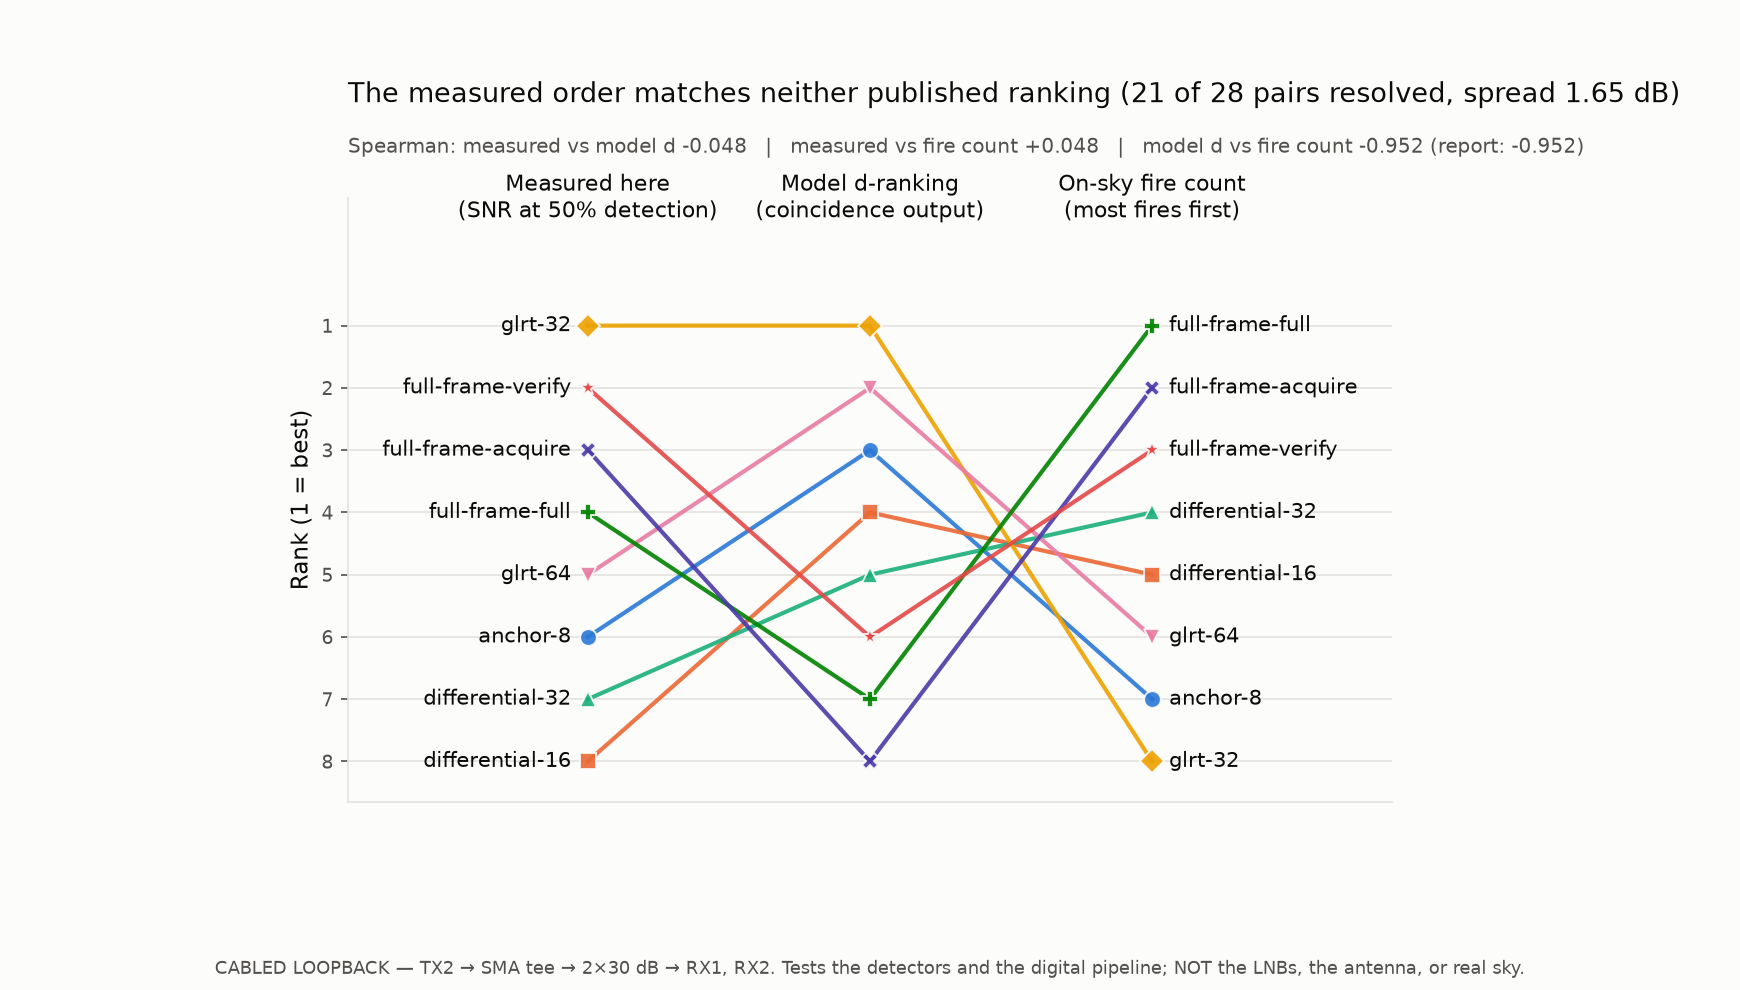

Generate this figure with Python:
"""Three orderings of the same eight detectors, one of them finally measured.

Left column: this experiment's ranking, by the SNR at which each detector
reaches 50% detection of a signal that was put there on purpose.
Middle: the coincidence model's d-ranking, a model output.
Right: the raw on-sky fire count, which the report itself says cannot rank.

Reads as a bump chart because the question is about ORDER, and because the
underlying quantities are in three incompatible units -- dB, a probability, and
a share of sky -- so plotting their values on one axis would be meaningless.
"""
from __future__ import annotations

import json
from pathlib import Path
import sys

import numpy as np

HERE = Path(__file__).resolve().parent
sys.path.insert(0, str(HERE))
sys.path.insert(0, str(HERE.parent))
import analysis as A
import style

SOURCE = HERE / "detection-vs-snr.json"


def main() -> None:
    style.apply()
    import matplotlib.pyplot as plt

    data = json.loads(SOURCE.read_text())
    fits = data["fits"]
    measured = data["measured_ranking_best_first"]
    model = list(A.MODEL_D_RANKING)
    fire = list(A.FIRE_COUNT_RANKING)

    columns = [("Measured here\n(SNR at 50% detection)", measured),
               ("Model d-ranking\n(coincidence output)", model),
               ("On-sky fire count\n(most fires first)", fire)]
    rho_model = A.spearman(measured, model)
    rho_fire = A.spearman(measured, fire)
    rho_model_fire = A.spearman(model, fire)

    resolved = data["pairs_resolved"]
    total = data["pairs_total"]
    spread = fits[measured[-1]]["snr50_db"] - fits[measured[0]]["snr50_db"]

    payload = {"figure": "detector-ranking", "note": A.LOOPBACK_NOTE,
               "measured_ranking_best_first": measured,
               "model_d_ranking_best_first": model,
               "fire_count_ranking_most_first": fire,
               "snr50_db": {m: fits[m]["snr50_db"] for m in A.METHODS},
               "snr50_spread_db": spread,
               "pairs_resolved_at_95pc": resolved, "pairs_total": total,
               "spearman": {"measured_vs_model_d": rho_model,
                            "measured_vs_fire_count": rho_fire,
                            "model_d_vs_fire_count": rho_model_fire},
               "reported_spearman_model_vs_fire": -0.952}
    (HERE / "detector-ranking.json").write_text(json.dumps(payload, indent=1))

    fig, ax = plt.subplots(figsize=(11.6, 6.6))
    fig.subplots_adjust(left=0.20, right=0.80, top=0.80, bottom=0.19)
    xs = [0, 1, 2]
    for method in A.METHODS:
        s = style.STYLE[method]
        ys = [col.index(method) for _, col in columns]
        ax.plot(xs, ys, color=s["color"], linewidth=2.0, marker=s["marker"],
                markersize=8, markeredgecolor=style.SURFACE, markeredgewidth=0.9,
                alpha=0.9)
    for method in A.METHODS:
        s = style.STYLE[method]
        ax.text(-0.06, measured.index(method), method, ha="right", va="center",
                fontsize=10, color=style.INK)
        ax.text(2.06, fire.index(method), method, ha="left", va="center",
                fontsize=10, color=style.INK)

    for x, (label, _) in zip(xs, columns):
        ax.text(x, -1.62, label, ha="center", va="bottom", fontsize=10.5,
                color=style.INK)
    ax.set_xlim(-0.85, 2.85)
    ax.set_ylim(len(A.METHODS) - 0.35, -2.05)
    ax.set_xticks([])
    ax.set_yticks(range(len(A.METHODS)))
    ax.set_yticklabels([f"{i+1}" for i in range(len(A.METHODS))], fontsize=9)
    ax.set_ylabel("Rank (1 = best)")
    ax.grid(axis="x", visible=False)

    if resolved == 0:
        finding = (f"The eight detectors are indistinguishable: all within "
                   f"{spread:.2f} dB, 0 of {total} pairs resolved")
    else:
        finding = (f"The measured order matches neither published ranking "
                   f"({resolved} of {total} pairs resolved, spread {spread:.2f} dB)")
    ax.set_title(finding, loc="left", pad=46)
    ax.text(0.0, 1.075,
            f"Spearman: measured vs model d {rho_model:+.3f}   |   "
            f"measured vs fire count {rho_fire:+.3f}   |   "
            f"model d vs fire count {rho_model_fire:+.3f} (report: -0.952)",
            transform=ax.transAxes, fontsize=9.5, color=style.INK_2)
    style.footer(fig)
    fig.savefig(HERE / "detector-ranking.png")
    print("measured:", measured)
    print("rho model", round(rho_model, 3), "rho fire", round(rho_fire, 3))
    print("resolved pairs", resolved, "of", total, "spread", round(spread, 3), "dB")


if __name__ == "__main__":
    main()
